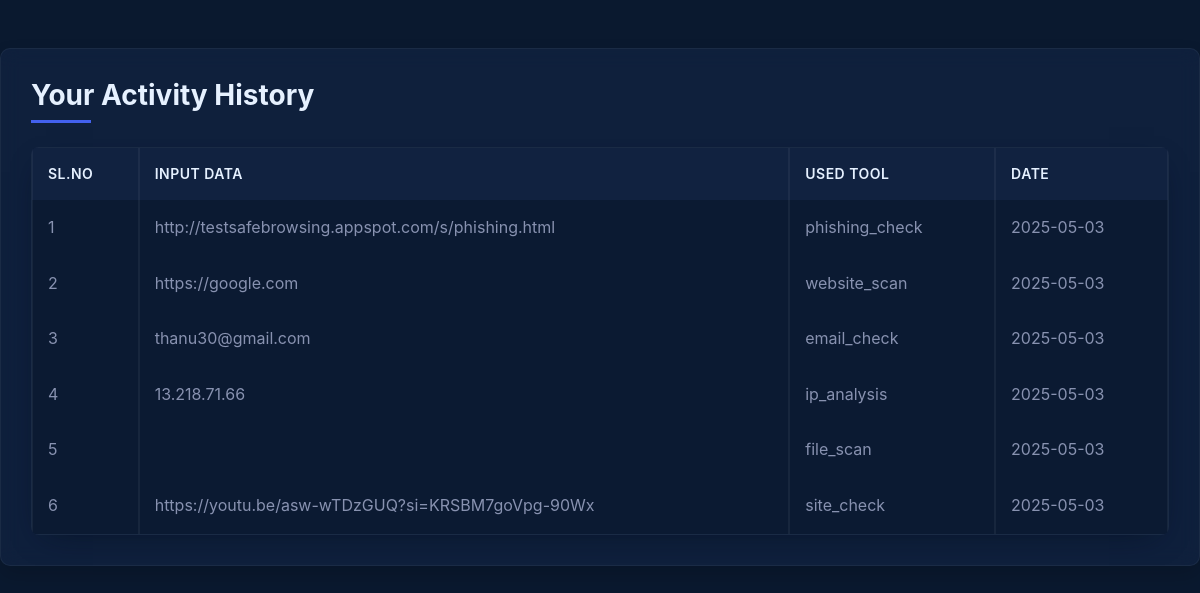
Screenshot of /activities (signed in) with the database file from the repository.
### tables this page shows
CREATE TABLE tool_usage (
    id INTEGER PRIMARY KEY AUTOINCREMENT,
    user_id INTEGER,
    tool_name TEXT NOT NULL,
    input_data TEXT NOT NULL,
    result_summary TEXT,
    usage_date DATETIME NOT NULL,
    usage_count INTEGER DEFAULT 1,
    FOREIGN KEY (user_id) REFERENCES users(id)
);

### app.py (the view)
@app.route('/activities')
@login_required
def activities():
    user_id = session.get('user_id')
    if not user_id:
        flash('Unauthorized access. Please login.', 'error')
        return redirect(url_for('login'))
    conn = get_db_connection()
    activities = conn.execute(
        "SELECT id, input_data, tool_name, usage_date FROM tool_usage WHERE user_id = ? ORDER BY usage_date DESC",
        (user_id,)
    ).fetchall()
    conn.close()
    return render_template('user/activities.html', activities=activities)

### app.py (called while the page is built)
def get_db_connection():
    conn = sqlite3.connect(DATABASE)
    conn.row_factory = sqlite3.Row  # to return rows like dictionaries
    return conn

def login_required(f):
    @wraps(f)
    def decorated_function(*args, **kwargs):
        if 'user_id' not in session:
            flash('Please login first', 'error')
            return redirect(url_for('login'))
        return f(*args, **kwargs)
    return decorated_function

### templates/user/activities.html (shortened to what this page needs)
<!DOCTYPE html>
<html lang="en">
<head>
    <link href="https://cdn.jsdelivr.net/npm/bootstrap@5.3.0/dist/css/bootstrap.min.css" rel="stylesheet">
</head>
<body>
<div class="container mt-5">
    <h2 class="mb-4">Your Activity History</h2>
    {% if activities %}
    <div class="table-responsive">
        <table class="table table-bordered table-hover">
            <thead class="table-dark">
                <tr>
                    <th>Sl.No</th>
                    <th>Input Data</th>
                    <th>Used Tool</th>
                    <th>Date</th>
                </tr>
            </thead>
            <tbody>
                {% for activity in activities %}
                <tr>
                    <td>{{ loop.index }}</td>
                    <td>{{ activity[1] }}</td>
                    <td>{{ activity[2] }}</td>
                    <td>{{ activity[3] }}</td>
                </tr>
                {% endfor %}
            </tbody>
        </table>
    </div>
    {% else %}
        <div class="alert alert-info">
            No activities found.
        </div>
    {% endif %}
</div>
</body>
</html>

### templates/user/activities.html (style rules this page uses)
:root { --primary-color: #0a192f; --secondary-color: #112240; --accent-color: #4361ee; --accent-hover: #3a56d4; --text-primary: #e6f1ff; --text-secondary: #8892b0; --success-color: #10b981; --warning-color: #f59e0b; --danger-color: #ef4444; --transition: all 0.3s ease; --box-shadow: 0 10px 30px -15px rgba(2, 12, 27, 0.7); --card-shadow: 0 10px 20px rgba(0, 0, 0, 0.15); --border-color: rgba(255, 255, 255, 0.05); }
* { margin: 0; padding: 0; box-sizing: border-box; font-family: 'Inter', 'Segoe UI', Roboto, sans-serif; transition: all 0.3s ease; }
body { background-color: var(--primary-color); color: var(--text-primary); line-height: 1.6; min-height: 100vh; }
.container { background-color: rgba(17, 34, 64, 0.8); border-radius: 10px; padding: 30px; box-shadow: var(--card-shadow); border: 1px solid var(--border-color); max-width: 1200px; backdrop-filter: blur(10px); }
h2 { color: var(--text-primary); font-weight: 700; font-size: 28px; margin-bottom: 25px; position: relative; padding-bottom: 10px; }
h2::after { content: ''; position: absolute; left: 0; bottom: 0; height: 3px; width: 60px; background-color: var(--accent-color); }
.table-responsive { border-radius: 8px; overflow: hidden; box-shadow: var(--box-shadow); }
.table { margin-bottom: 0; color: var(--text-primary); border-collapse: separate; border-spacing: 0; }
.table-bordered { border: 1px solid var(--border-color); }
.table thead th { background-color: var(--secondary-color); color: var(--text-primary); border-color: var(--border-color); font-weight: 600; padding: 15px; border-bottom: none; text-transform: uppercase; font-size: 14px; letter-spacing: 0.5px; }
.table-dark { background: linear-gradient(to right, var(--secondary-color), var(--primary-color)); }
.table tbody td { padding: 15px; border-color: var(--border-color); vertical-align: middle; background-color: rgba(10, 25, 47, 0.7); color: var(--text-secondary); }
.table tbody tr { transition: var(--transition); }

### rows the page displays
tool_usage: input_data "http://testsafebrowsing.appspot.com/s/phishing.html", tool_name "phishing_check", usage_date "2025-05-03"
tool_usage: input_data "https://google.com", tool_name "website_scan", usage_date "2025-05-03"
tool_usage: input_data "thanu30@gmail.com", tool_name "email_check", usage_date "2025-05-03"
tool_usage: input_data "13.218.71.66", tool_name "ip_analysis", usage_date "2025-05-03"
tool_usage: tool_name "file_scan", usage_date "2025-05-03"
tool_usage: input_data "https://youtu.be/asw-wTDzGUQ?si=KRSBM7goVpg-90Wx", tool_name "site_check", usage_date "2025-05-03"
